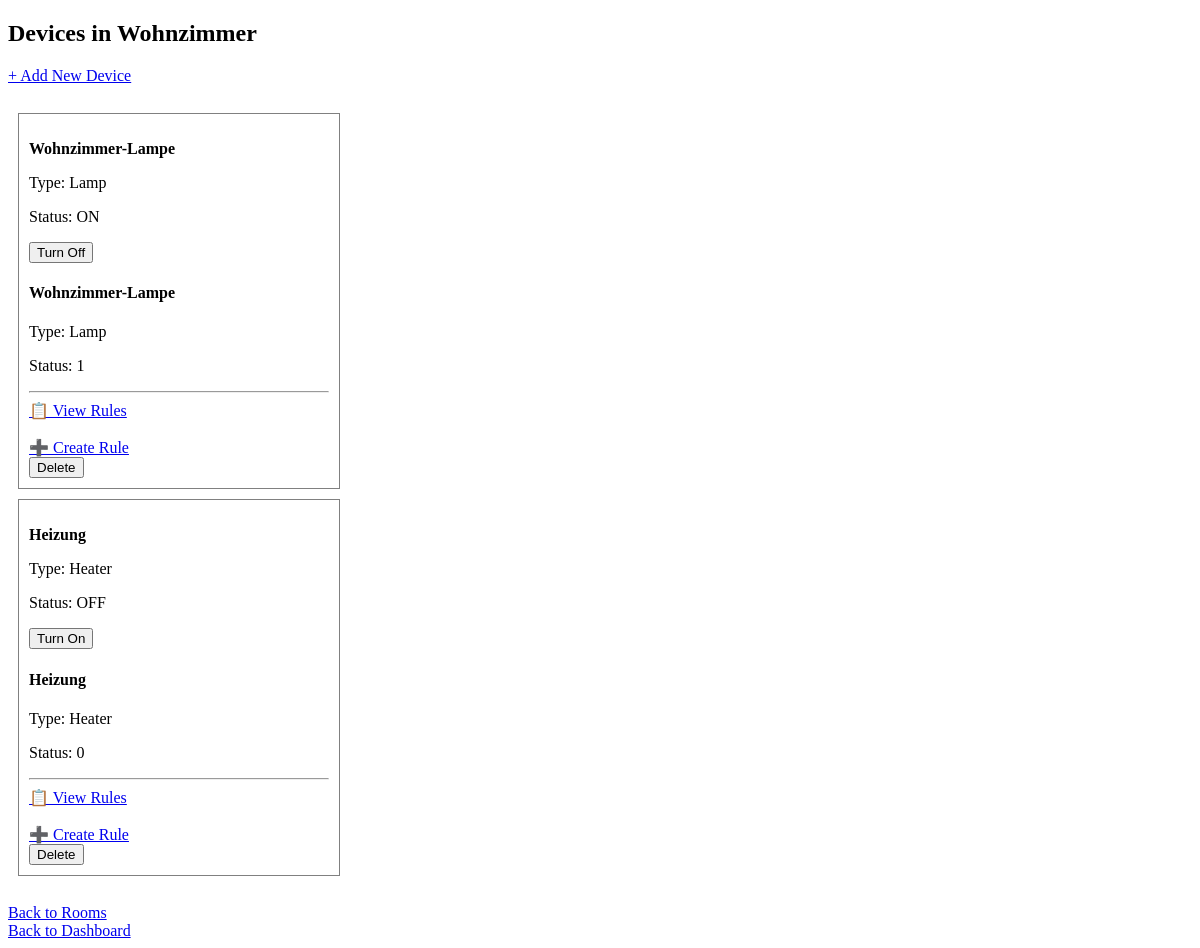
/devices/list/room?room_id=2 (signed in), run on an earlier commit of the app's database.
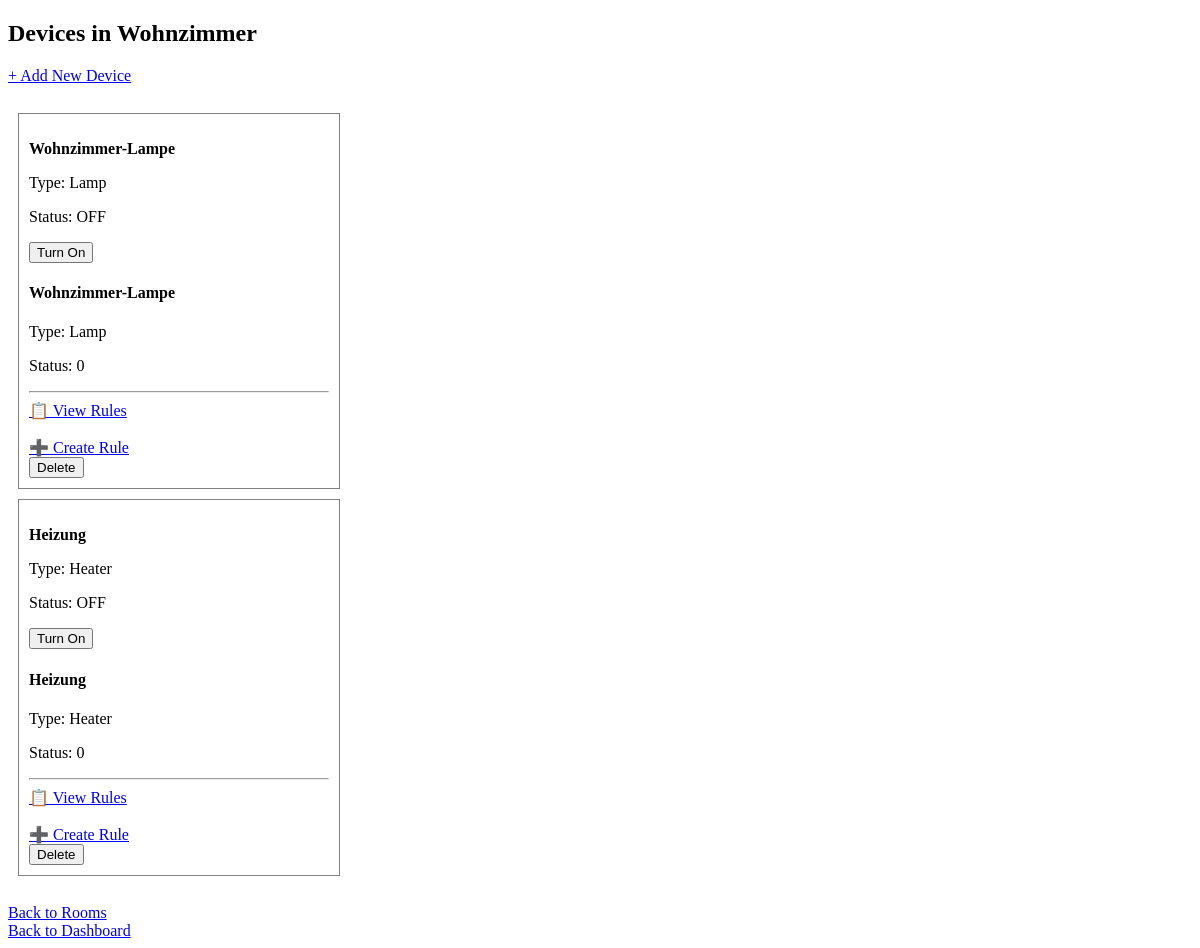
And on a later commit of the database.
### tables this page shows
CREATE TABLE devices (
    device_id   INTEGER PRIMARY KEY AUTOINCREMENT,
    room_id     INTEGER,
    device_name TEXT    NOT NULL UNIQUE,
    device_type TEXT    NOT NULL,
    device_status      BOOLEAN NOT NULL DEFAULT 0,
    FOREIGN KEY (room_id) REFERENCES rooms(room_id)
);

### rooms_devices_api.py (the view)
@router.get("/devices/list/room")
async def show_devices(request: Request, room_id: int):
    room = user_can_access_room(request, room_id)
    if not room:
        return RedirectResponse(url="/", status_code=303)
    conn, curs = get_db()
    devices = curs.execute("SELECT * FROM devices WHERE room_id = ?", (room_id,)).fetchall()
    conn.close()
    return templates.TemplateResponse("devices/list.html", {
        "request": request,
        "devices": devices,
        "room": room
    })

### templates/devices/list.html (shortened to what this page needs)
<!DOCTYPE html>
<html>
<head>
</head>
<body>
<h2>Devices in {{ room["room_name"] }}</h2>
<a href="/devices/add?room_id={{ room['room_id'] }}">
    + Add New Device
</a>
<br><br>
{% for device in devices %}
<div style="border:1px solid gray; padding:10px; margin:10px; width:300px;">
    <p><b>{{ device["device_name"] }}</b></p>
    <p>Type: {{ device["device_type"] }}</p>
    <p>Status: {{ "ON" if device["device_status"] == 1 else "OFF" }}</p>
    <form action="/devices/status" method="post">
            <button type="submit">{{ 'Turn Off' if device['device_status'] == 1 else 'Turn On' }}</button>
    </form>
    <h4>{{ device["device_name"] }}</h4>
    <p>Type: {{ device["device_type"] }}</p>
    <p>Status: {{ device["device_status"] }}</p>
    <hr>
    <a href="/rules/device/{{ device['device_id'] }}">
        📋 View Rules
    </a>
    <br><br>
    <a href="/rules/create/{{ device['device_id'] }}">
        ➕ Create Rule
    </a>
    <br>
    <form action="/devices/delete" method="post">
    <button type="submit">Delete</button>
    </form>
</div>
{% endfor %}
<br>
<a href="/list">Back to Rooms</a>
<br>
<a href="/dashboard">Back to Dashboard</a>
</body>
</html>

What changed in the data, as far as the page shows it:
changed devices "Wohnzimmer-Lampe": device_status "ON" → "OFF"; device_status "Turn Off" → "Turn On"; device_status "1" → "0"
